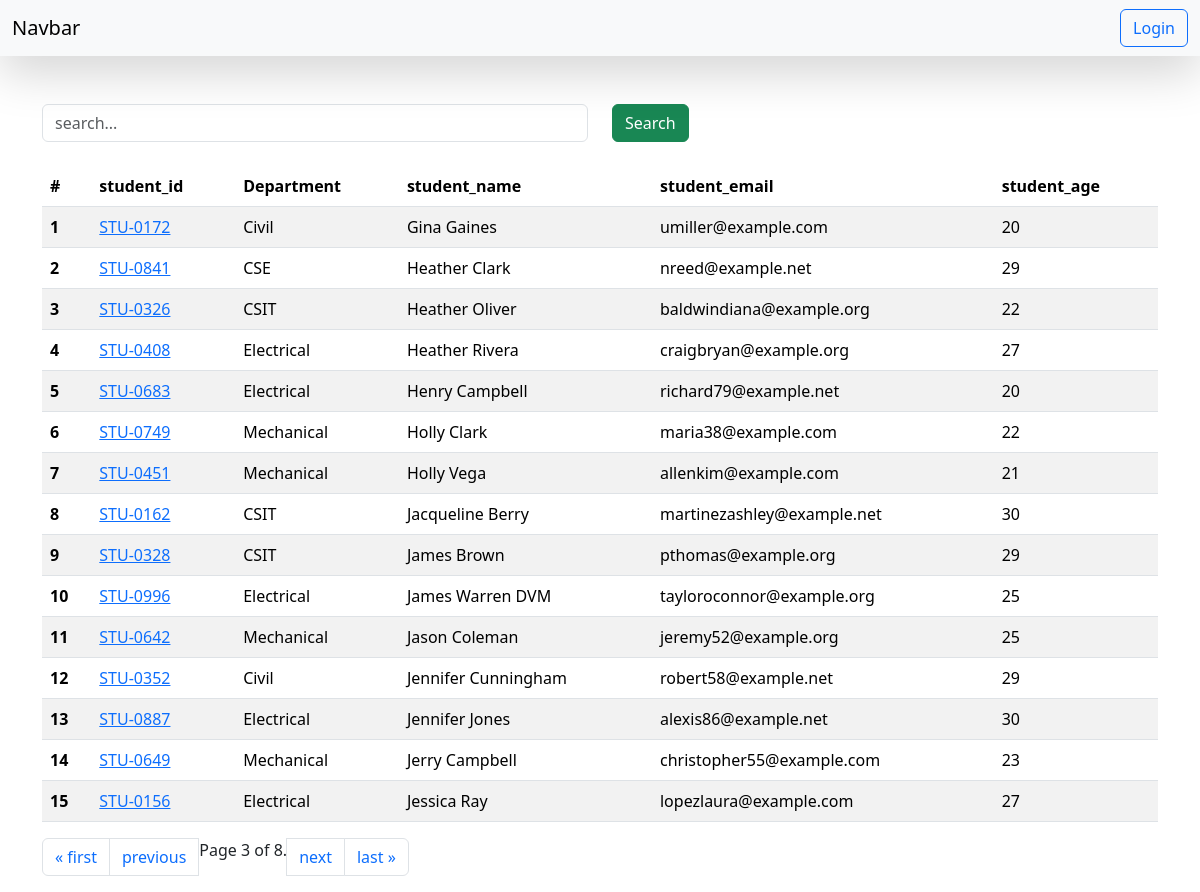
The app's page /students?page=3 with its own data.
### vege/models.py (models this page shows, shortened)
class Student(models.Model):
    department=models.ForeignKey(Department, related_name='depart' , on_delete=models.CASCADE)
    student_id=models.OneToOneField(StudentID, related_name="studentid", on_delete=models.CASCADE)
    student_name=models.CharField(max_length=100)
    student_email=models.EmailField(unique=True)
    student_age=models.IntegerField(default=18)
    student_address=models.TextField()
    class Meta:
        ordering = ['student_name']
        verbose_name = "student"

class StudentID(models.Model):
    student_id=models.CharField(max_length=100)
    def __str__(self) -> str:
        return self.student_id

class Department(models.Model):
    department = models.CharField(max_length=100)
    def __str__(self) -> str:
        return self.department
    class Meta:
        ordering = ['department']

### vege/views.py (the view, shortened to what this page needs)
# urls.py: path('students',get_students, name="get_Students"),
def get_students(request):
    queryset=Student.objects.all()
    paginator = Paginator(queryset, 15)  # Show 25 contacts per page.
    page_number = request.GET.get("page",1)
    page_obj = paginator.get_page(page_number)
    return render(request, 'result/students.html', {'queryset': page_obj})

### vege/templates/result/students.html
{% extends "base.html" %}
{% block body %}
<div class="container mt-5">
    <form class="mb-4" method="GET">
    <div class="row">
        <div class="col-md-6">
            <input class="form-control" name="search" placeholder="search...">
        </div>
        <div class="col-md-6">
            <button class="btn btn-success">Search</button>
        </div>
    </div>
    </form>
<table class="table table-striped">
    <thead>
      <tr>
        <th scope="col">#</th>
        <th scope="col">student_id</th>
        <th scope="col">Department</th>
        <th scope="col">student_name</th>
        <th scope="col">student_email</th>
        <th scope="col">student_age</th>
      </tr>
    </thead>
    <tbody>
        {% for student in queryset %}
      <tr>
        <th scope="row">{{forloop.counter}}</th>
        <td>
          <a href="{% url 'see_marks' student.student_id %}">
          {{student.student_id}}</a>
        </td>
        <td>{{student.department}}</td>
        <td>{{student.student_name}}</td>
        <td>{{student.student_email}}</td>
        <td>{{student.student_age}}</td>
      </tr>
      {%endfor %}
      </tbody>
      </table>
      <nav aria-label="Page navigation example">
        <ul class="pagination">
        {% if queryset.has_previous %}
            <li class="page-item"><a class="page-link" href="?page=1">&laquo; first</a></li>
            <li class="page-item"><a class="page-link" href="?page={{ queryset.previous_page_number }}">previous</a></li>
        {% endif %}
        <span class="current">
            Page {{ queryset.number }} of {{ queryset.paginator.num_pages }}.
        </span>
        {% if queryset.has_next %}
            <li class="page-item"><a class="page-link" href="?page={{ queryset.next_page_number }}">next</a></li>
            <li class="page-item"><a class="page-link" href="?page={{ queryset.paginator.num_pages }}">last &raquo;</a></li>
        {% endif %}
        </ul>
      </nav>
      </div>
{% endblock %}

### records on screen
Student: student_id "STU-0172", department "Civil", student_name "Gina Gaines", student_email "umiller@example.com", student_age "20"
Student: student_id "STU-0841", department "CSE", student_name "Heather Clark", student_email "nreed@example.net", student_age "29"
Student: student_id "STU-0326", department "CSIT", student_name "Heather Oliver", student_email "baldwindiana@example.org", student_age "22"
Student: student_id "STU-0408", department "Electrical", student_name "Heather Rivera", student_email "craigbryan@example.org", student_age "27"
Student: student_id "STU-0683", department "Electrical", student_name "Henry Campbell", student_email "richard79@example.net", student_age "20"
Student: student_id "STU-0749", department "Mechanical", student_name "Holly Clark", student_email "maria38@example.com", student_age "22"
Student: student_id "STU-0451", department "Mechanical", student_name "Holly Vega", student_email "allenkim@example.com", student_age "21"
Student: student_id "STU-0162", department "CSIT", student_name "Jacqueline Berry", student_email "martinezashley@example.net", student_age "30"
Student: student_id "STU-0328", department "CSIT", student_name "James Brown", student_email "pthomas@example.org", student_age "29"
Student: student_id "STU-0996", department "Electrical", student_name "James Warren DVM", student_email "tayloroconnor@example.org", student_age "25"
Student: student_id "STU-0642", department "Mechanical", student_name "Jason Coleman", student_email "jeremy52@example.org", student_age "25"
Student: student_id "STU-0352", department "Civil", student_name "Jennifer Cunningham", student_email "robert58@example.net", student_age "29"
Student: student_id "STU-0887", department "Electrical", student_name "Jennifer Jones", student_email "alexis86@example.net", student_age "30"
Student: student_id "STU-0649", department "Mechanical", student_name "Jerry Campbell", student_email "christopher55@example.com", student_age "23"
Student: student_id "STU-0156", department "Electrical", student_name "Jessica Ray", student_email "lopezlaura@example.com", student_age "27"

### other values on screen
{{ queryset.number }} "3"
{{ queryset.paginator.num_pages }} "8"
